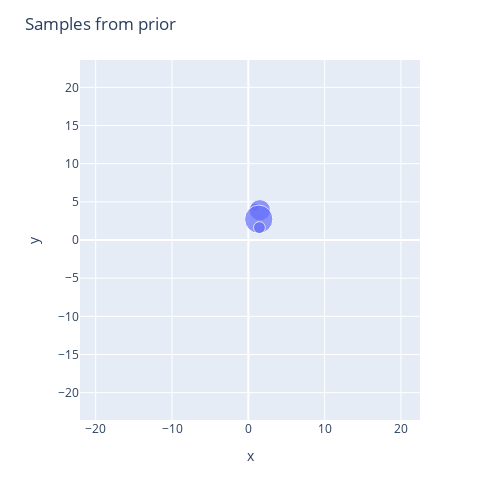

Notebook code for this chart:
### Code cell
fig = px.scatter(x=particles[:,0], y=particles[:,1], size=weights)#size=weights changes size of points
fig.update_layout(width = 500, height = 500, title = "Samples from prior")
fig.update_yaxes(range=[-10,10], scaleanchor = "x",scaleratio = 1) # axis equal
fig.show()

### Figure 1 — Plotly figure (JSON) as saved in the notebook; plotly's stock layout.template omitted (floating-point values rounded to 4 significant figures; data arrays with more than 128 entries replaced by an {"elided": "..."} marker saying what was removed)
{"data": [{"hovertemplate": "x=%{x}<br>y=%{y}<br>size=%{marker.size}<extra></extra>", "legendgroup": "", "marker": {"color": "#636efa", "size": {"elided": "300 float values"}, "sizemode": "area", "sizeref": 0.001363, "symbol": "circle"}, "mode": "markers", "name": "", "orientation": "v", "showlegend": false, "type": "scatter", "x": {"elided": "300 float values"}, "xaxis": "x", "y": {"elided": "300 float values"}, "yaxis": "y"}], "layout": {"height": 500, "legend": {"itemsizing": "constant", "tracegroupgap": 0}, "margin": {"t": 60}, "title": {"text": "Samples from prior"}, "width": 500, "xaxis": {"anchor": "y", "domain": [0, 1], "title": {"text": "x"}}, "yaxis": {"anchor": "x", "domain": [0, 1], "range": [-10, 10], "scaleanchor": "x", "scaleratio": 1, "title": {"text": "y"}}}}
